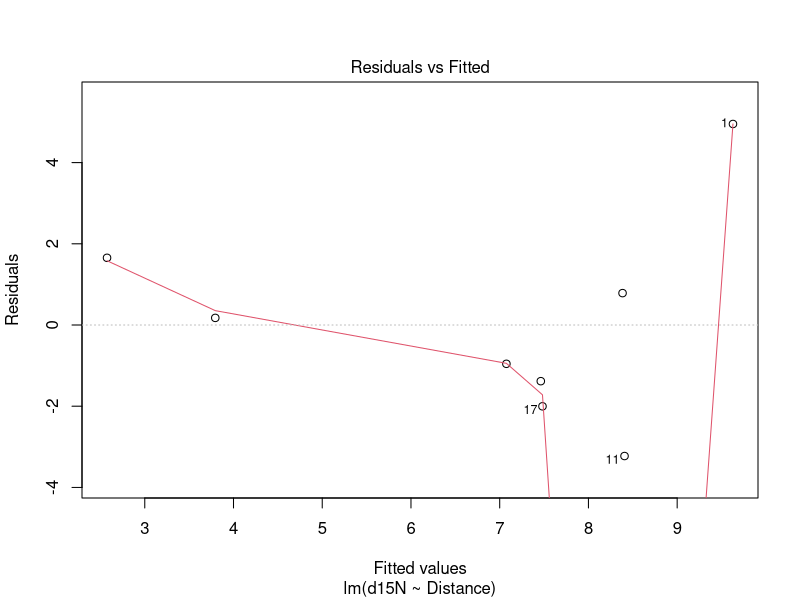
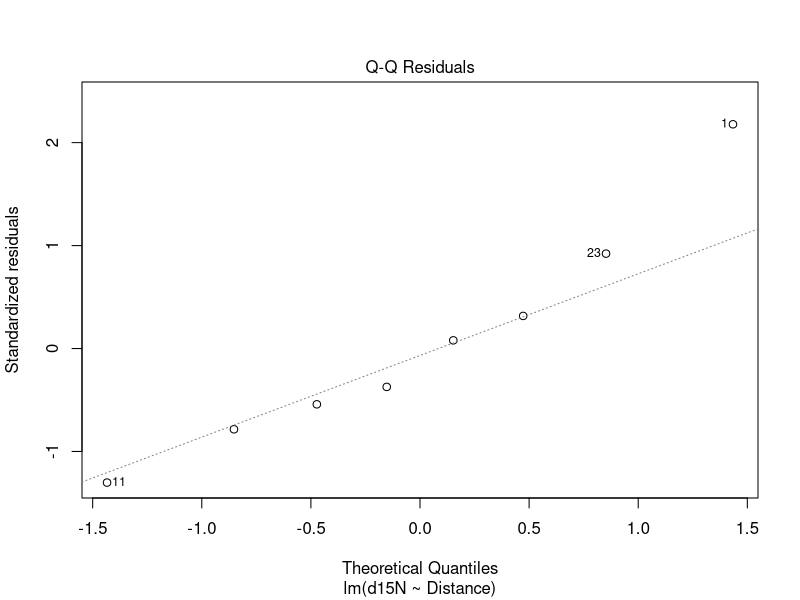
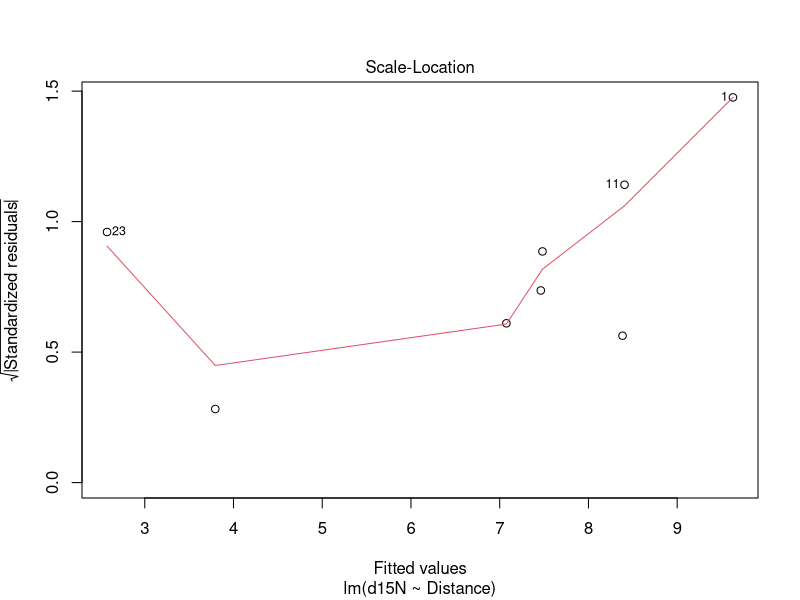
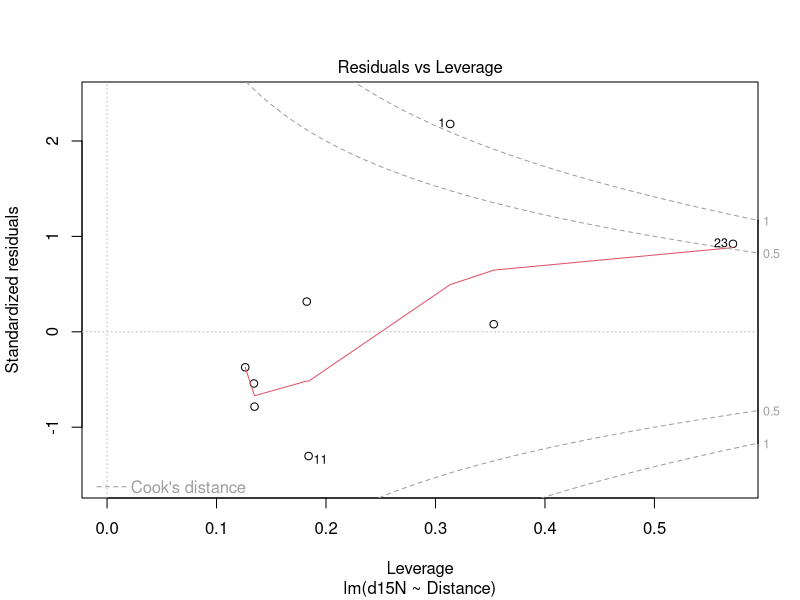

These figures' R source, in order: (Note: this script raises an error after producing the figures.)
#Zooplankton
Zoop_SIA<-read.csv("Zooplankton stable isotope and percent N and C.csv")
head(Zoop_SIA)
colnames(Zoop_SIA)
colnames(Zoop_SIA)[5]<-"Distance"
Zoop_SIA["Distance"]
library(ggplot2)
#Subset the orders
Calanoida_SIA<-subset(Zoop_SIA,Order=="Calanoida")
Cladocera_SIA<-subset(Zoop_SIA,Order=="Cladocera")
#d15N
#create LM model, check residuals & fit
##Calanoida lm
Calanoida_lm<-lm(d15N~Distance,data=Calanoida_SIA)
plot(Calanoida_lm) #Pond 1 high leverage point
resNoid<-resid(Calanoida_mod)
fitNoid<-fitted(Calanoida_mod)
plot(fitNoid,resNoid,ylab="Residuals",
     xlab="Fitted values")
hist(resNoid,breaks=5)
lag.plot(resNoid, main="Lag plot, Calanoida d15N residuals",
         diag=FALSE,do.lines=FALSE)
qqnorm(resNoid)
summary.lm(Calanoida_mod)
#0.05844
ggplot(data=Calanoida_SIA,aes(x=Distance,y=d15N)) + 
  geom_point() + 
  theme_bw() + 
  labs(title="Calanoida δ15N",x="Distance from colony (km)",
      y="δ15N (‰)")
##Cladocera lm
Cladocera_lm<-lm(d15N~Distance,data=Cladocera_SIA)
plot(Cladocera_lm) #all points good
resCera<-resid(Cladocera_mod)
fitCera<-fitted(Cladocera_mod)
plot(fitCera,resCera,ylab="Residuals",
     xlab="Fitted values")
hist(resCera,breaks=5)
lag.plot(resCera, main="Lag plot, Cladocera d15N residuals",
         diag=FALSE,do.lines=FALSE)
qqnorm(resCera)
summary.lm(Cladocera_mod)
#0.037901*
ggplot(data=Cladocera_SIA,aes(x=Distance,y=d15N))+
  geom_point() +
  geom_smooth(method="lm") +  
  theme_bw() + 
  labs(title="Cladocera δ15N",x="Distance from colony (km)",
       y="δ15N (‰)")
##both Clad and Cala look like they could be exponential fits
exp.noid<-lm(formula = log(d15N)~Distance,data=Calanoida_SIA)
exp.cera<-lm(formula = log(d15N) ~ Distance,data=Cladocera_SIA)
summary(exp.noid)
#r2 = 0.600, p = 0.02397
plot(exp.noid) #all good
plot(exp.cera)
summary(exp.cera) #pond 12 high leverage point
summary(exp.cera)
#r2 = 0.3857, p = 0.0414
ggplot(data=Calanoida_SIA,aes(x=Distance,y=d15N)) + 
  geom_point() + 
  geom_smooth(method="nls",
              formula=y ~ a*exp(-b *x),
              method.args=list(start=c(a=9.4811,b=0.5856)),
              se=FALSE,
              colour="red") + 
  labs(x="Distance from colony (km)") +
  ylab(bquote(δ^15*"N(‰)"))
#maybe logarithmic is better?
exp.noid.2<-lm(formula=d15N~log(Distance),data=Calanoida_SIA)
plot(exp.noid.2) #Pond 1- high leverage point
summary(exp.noid.2) #r2 = 0.8446, p = 0.0012
exp.cera.2<-lm(formula=d15N~log(Distance),data=Cladocera_SIA)
plot(exp.cera.2) ##still issues- Pond 1 high leverage point
summary(exp.cera.2) #r2 = 0.6758, p = 0.0010
#but they look great!
ggplot(Cladocera_SIA,aes(x=Distance,y=d15N)) + 
  geom_point()+ 
  theme_bw() +
  geom_smooth(method="lm",
              formula=y~log(x),
              colour="cyan4") +
  labs(x="Distance from colony (km)") +
  ylab(bquote(δ^15*"N(‰)"))
#smooth formula is: y = 4.1382 -2.5275ln(x)
ggplot(data=Calanoida_SIA,aes(x=Distance,y=d15N)) + 
  geom_point() + 
  theme_bw() +
  geom_smooth(method="lm",
              formula=y~log(x),
              colour="red") +
  labs(x="Distance from colony (km)") +
  ylab(bquote(δ^15*"N(‰)"))
#formula: y = 8.8421-3.1038*ln(x)
8.8421-3.1038*ln(0.226)
#yay!
#cladocera and calanoida
ggplot(Zoop_SIA,aes(x=Distance,y=d15N,colour=Order)) + 
  geom_point() + 
  theme_bw() +
  labs(x="Distance from colony (km)") +
  ylab(bquote(δ^15*"N(‰)"))
#correlation between two
cor.test(Calanoida_SIA$d15N,Cladocera_SIA$d15N)
#problem because there are different numbers of 
#samples in the two orders.
#so let's make a df with only the 8 ponds with values
head(Zoop_SIA)
head(Cladocera_SIA)
tail(Cladocera_SIA)
head(Calanoida_SIA)
Calanoida_SIA_2<-Calanoida_SIA
colnames(Calanoida_SIA_2)[4]<-"d15N.Calanoida"
head(Calanoida_SIA_2)
Cladocera_SIA$d15N
Cladocera_d15N<-Cladocera_SIA$d15N
Cladocera_d15N
#removing ponds 2,3,4,7
Cladocera_d15N_remove<-Cladocera_d15N[-c(2,3,4,7)]
Cladocera_d15N_remove
#yee
Zoop_d15N_all<-cbind(Calanoida_SIA_2,Cladocera_d15N_remove)
head(Zoop_d15N_all)
colnames(Zoop_d15N_all)[6]<-"d15N.Cladocera"
colnames(Zoop_d15N_all)
cor.test(Zoop_d15N_all$d15N.Calanoida,Zoop_d15N_all$d15N.Cladocera)
#---------------------------------------------------
#d13C
#visualize first
ggplot(Zoop_SIA,aes(x=Distance,y=d13C,color=Order)) + 
  geom_point() + 
  geom_smooth(method="lm")
#looks maybe parabolic?
#let's try lm first
Calanoida_C_lm<-lm(d13C~Distance,data=Calanoida_SIA)
plot(Calanoida_C_lm) #no leverage points
summary(Calanoida_C_lm) #p = 0.459, r2 = 0.09
Cladocera_C_lm<-lm(d13C~Distance,data=Cladocera_SIA)
plot(Cladocera_C_lm) #no strong leverage points
summary(Cladocera_C_lm) #p = 0.629, r2 = 0.024
#let's try parabolic
ggplot(Cladocera_SIA,aes(x=Distance,y=d13C)) + 
  geom_point() + 
  geom_smooth(method="lm")
#polynomial models
Calanoida_poly_C<-lm(d13C~poly(Distance,degree=2,raw=T),data=Calanoida_SIA)
summary(Calanoida_poly_C) #r2 = 0.401, p=0.278
ggplot(Calanoida_SIA,aes(x=Distance,y=d13C)) + 
  geom_point() + 
  theme_bw() +
  geom_smooth(method="lm",
              formula = y~poly(x,2),color="red") + 
  labs(x="Distance from colony (km)") +
  ylab(bquote(δ^13*"C(‰)"))

Cladocera_poly_C<-lm(d13C~poly(Distance,degree=2,raw=T),data=Cladocera_SIA)
summary(Cladocera_poly_C) #r2 = 0.372, p = 0.123
ggplot(Cladocera_SIA,aes(x=Distance,y=d13C)) + 
  geom_point() + 
  geom_smooth(method='lm',
             formula = y~poly(x,2)) + 
  labs(x="Distance from colony (km)") +
  ylab(bquote(δ^13*"C(‰)"))

#correlation between N and C?
cor.test(Cladocera_SIA$d13C,Cladocera_SIA$d15N)#p=0.41,r=0.26
cor.test(Calanoida_SIA$d13C,Calanoida_SIA$d15N) #p=0.12,r=0.59
#not really

#---------------------------------------------------
#let's add the lake data to the zoop data
setwd("C:/Users/mmorr/OneDrive/Desktop/Grad School/Thesis/Waterrrr/Results")
Pond_data<-read.csv("Water chemistry.csv")
head(Pond_data)
library(vctrs)
library(ade4)
library(gclus)
library(ape)
library(cluster)
CSM_total<-cbind(Zoop_SIA,Pond_data)
#too many rows in the Zoop SIA df, because Calanoida and
#Cladocera separated. Make them separate
Cladocera_Pond<-cbind(Pond_data,Cladocera_SIA)
head(Cladocera_Pond)
ggplot(Cladocera_Pond,aes(x=Distance)) + 
  geom_point(aes(y=d15N,color = 'red'))

+ 
  geom_point(aes(y=Sediment.d15N,color="cyan4"))

ggplot(Zoop_SIA,aes(x=Distance,y=d15N,color=Order)) + 
  geom_point() + 
  theme_bw() +
  xlab("Distance from colony (km)") + 
  ylab(bquote(δ^15~"N(‰)"))

Algae_lm<-lm(Algae.d15N~Distance,data=Cladocera_Pond)

ggplot(Zoop_SIA,aes(x=Distance,y=d13C,color=Order)) + 
  geom_point()
Cladocera_d13C_lm<-lm(d13C~Distance,data=Cladocera_SIA)
summary(Cladocera_d13C_lm)
Calanoida_d13C_lm<-lm(d13C~Distance,data=Calanoida_SIA)
summary(Calanoida_d13C_lm)


#---------------------------------------------------------
#Removing "high leverage" points for d15N
Cladocera_remove<-Cladocera_SIA[-c(1),]
Calanoida_remove<-Calanoida_SIA[-c(1),]
Cladocera_remove_log<-lm(formula=d15N~log(Distance),data=Cladocera_remove)
Calanoida_remove_log<-lm(formula=d15N~log(Distance),data=Calanoida_remove)
plot(Cladocera_remove_log)
plot(Calanoida_remove_log)
#so we got rid of the high leverage points.
summary(Calanoida_remove_log)
#no longer significant, although r2 is 0.5063
summary(Cladocera_remove_log)
#still significant, but not as much

ggplot(Calanoida_remove,aes(x=Distance,y=d15N)) + 
  geom_point() + 
  geom_smooth(method="lm",
              formula=y~log(x),
              colour="red")
ggplot(Cladocera_remove,aes(x=Distance,y=d15N)) + 
  geom_point() + 
  geom_smooth(method="lm",
              formula=y~log(x))
